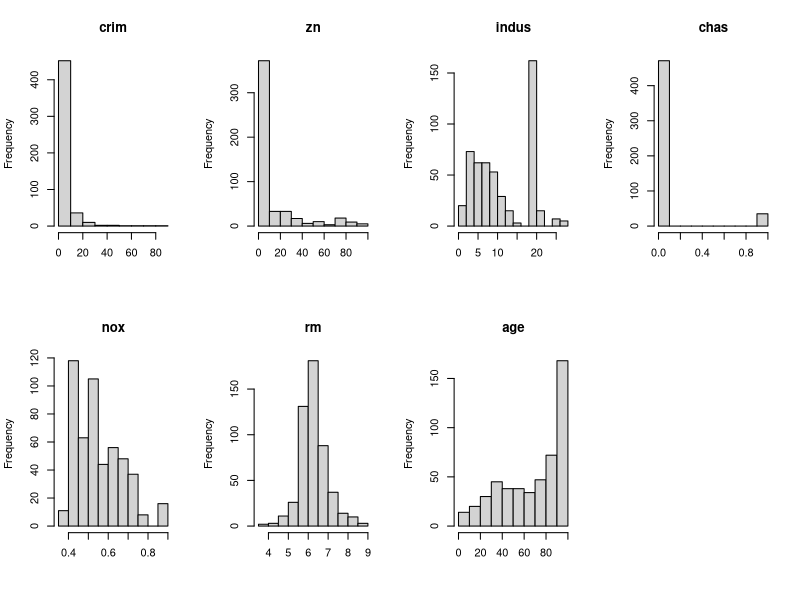
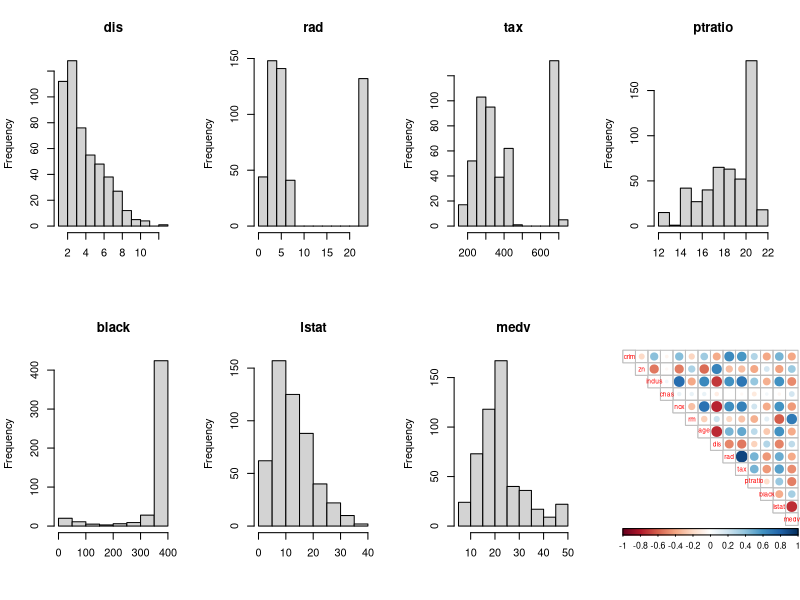
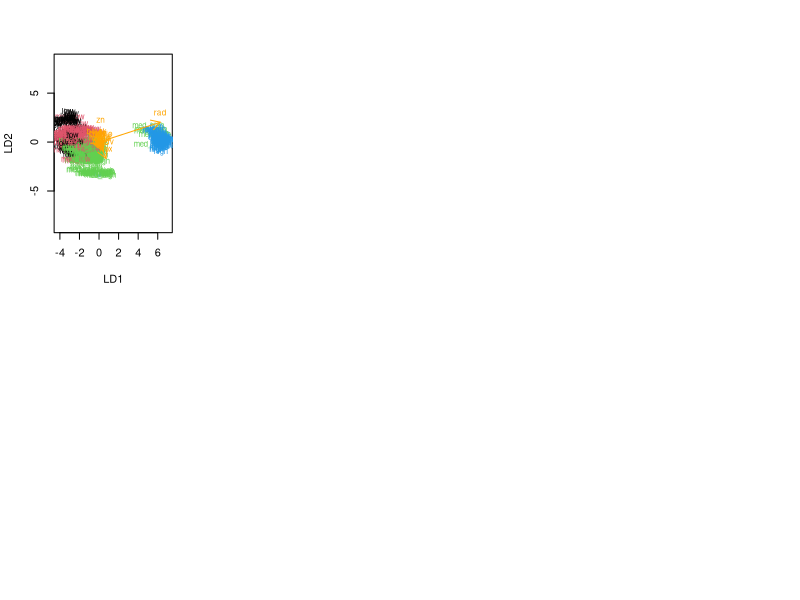
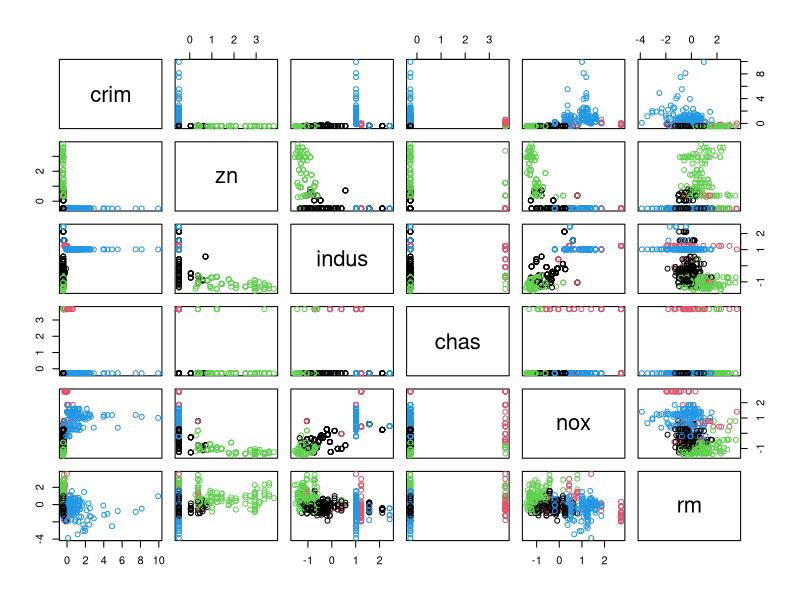
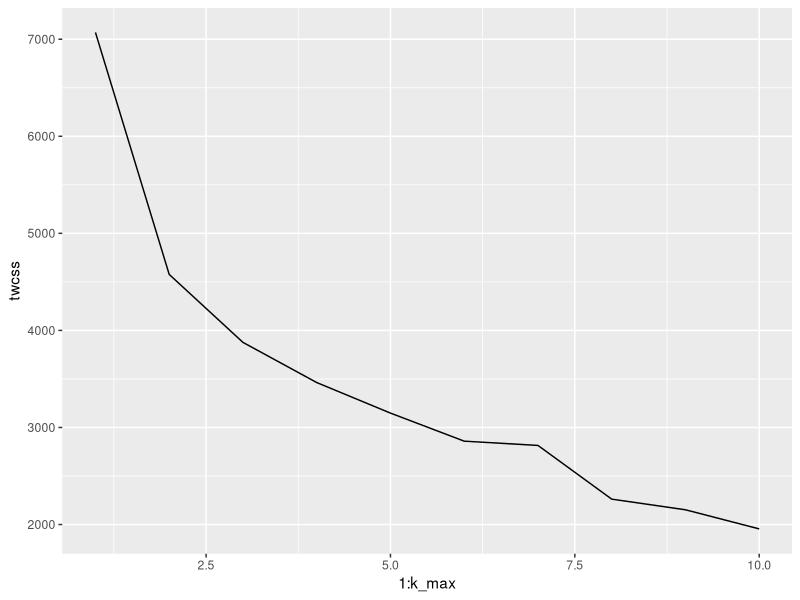
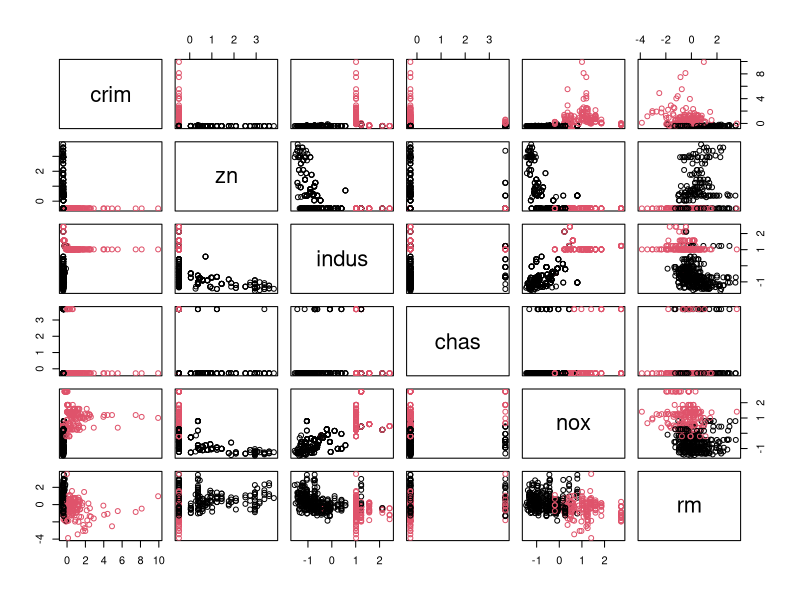
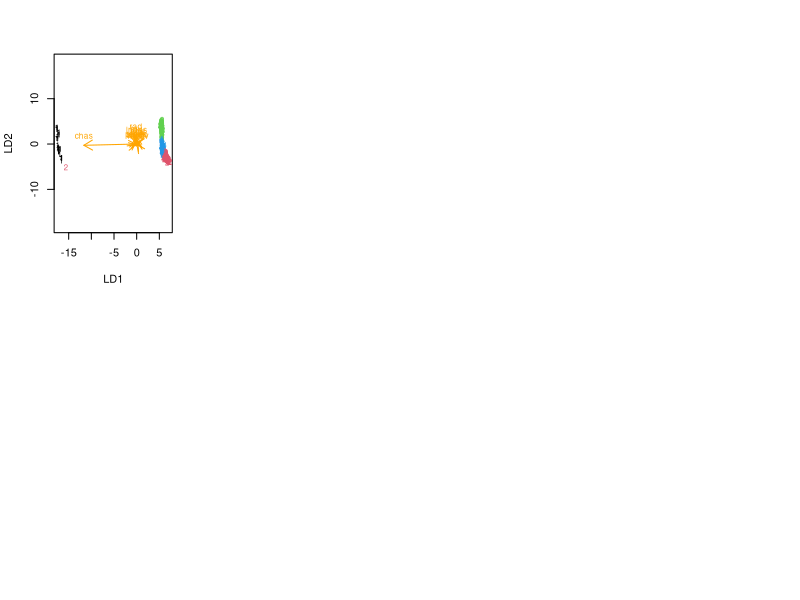

These figures' R source, in order:
## ---- chunk 1
date()
## ---- chunk 2
library(MASS)
data("Boston")
str(Boston)
summary(Boston)
## ---- chunk 3
library(corrplot)
library(tidyr)
library(MASS)
data("Boston")
par(mfrow = c(2,4))
hist(Boston$crim, main="crim", xlab="")
hist(Boston$zn, main="zn", xlab="")
hist(Boston$indus, main="indus", xlab="")
hist(Boston$chas, main="chas", xlab="")
hist(Boston$nox, main="nox", xlab="")
hist(Boston$rm, main="rm", xlab="")
hist(Boston$age, main="age", xlab="")
## ---- chunk 4
library(corrplot)
library(tidyr)
library(MASS)
data("Boston")
par(mfrow = c(2,4))
hist(Boston$dis, main="dis", xlab="")
hist(Boston$rad, main="rad", xlab="")
hist(Boston$tax, main="tax", xlab="")
hist(Boston$ptratio, main="ptratio", xlab="")
hist(Boston$black, main="black", xlab="")
hist(Boston$lstat, main="lstat", xlab="")
hist(Boston$medv, main="medv", xlab="")
## ---- chunk 5
library(corrplot)
library(tidyr)
library(MASS)
data("Boston")
cor_matrix<-cor(Boston) %>% round(digits = 2)
cor_matrix
corrplot(cor_matrix, method="circle", type="upper", cl.pos="b", tl.pos="d", tl.cex = 0.6)
## ---- chunk 6
library(MASS)
data("Boston")
boston_scaled <- scale(Boston)
summary(boston_scaled)
## ---- chunk 7
boston_scaled <- as.data.frame(boston_scaled)
bins <- quantile(boston_scaled$crim)
bins
crime <- cut(boston_scaled$crim, breaks = bins, include.lowest = TRUE, labels = c("low", "med_low", "med_high", "high"))
table(crime)
boston_scaled <- dplyr::select(boston_scaled, -crim)
boston_scaled <- data.frame(boston_scaled, crime)
## ---- chunk 8
n <- nrow(boston_scaled)
ind <- sample(n,  size = n * 0.8)
train <- boston_scaled[ind,]
test <- boston_scaled[-ind,]
## ---- chunk 9
n <- nrow(boston_scaled)
ind <- sample(n,  size = n * 0.8)
train <- boston_scaled[ind,]
test <- boston_scaled[-ind,]
lda.fit <- lda(crime ~ ., data = train)
lda.fit
lda.arrows <- function(x, myscale = 1, arrow_heads = 0.1, color = "orange", tex = 0.75, choices = c(1,2)){
  heads <- coef(x)
  arrows(x0 = 0, y0 = 0, 
         x1 = myscale * heads[,choices[1]], 
         y1 = myscale * heads[,choices[2]], col=color, length = arrow_heads)
  text(myscale * heads[,choices], labels = row.names(heads), 
       cex = tex, col=color, pos=3)
}
classes <- as.numeric(train$crime)
plot(lda.fit, dimen = 2, col = classes, pch = classes)
lda.arrows(lda.fit, myscale = 2)
## ---- chunk 10
n <- nrow(boston_scaled)
ind <- sample(n,  size = n * 0.8)
train <- boston_scaled[ind,]
test <- boston_scaled[-ind,]
correct_classes <- test$crime
test <- dplyr::select(test, -crime)
lda.pred <- predict(lda.fit, newdata = test)
table(correct = correct_classes, predicted = lda.pred$class)
## ---- chunk 11
library(ggplot2)
library(MASS)
data("Boston")
boston_scaled <- scale(Boston)
boston_scaled <- as.data.frame(boston_scaled)
dist_eu <- dist(boston_scaled)
summary(dist_eu)
dist_man <- dist(boston_scaled, method = 'manhattan')
summary(dist_man)
km <-kmeans(boston_scaled, centers = 4)
pairs(boston_scaled[1:6], col = km$cluster)
set.seed(123)
k_max <- 10
twcss <- sapply(1:k_max, function(k){kmeans(boston_scaled, k)$tot.withinss})
qplot(x = 1:k_max, y = twcss, geom = 'line')
km <-kmeans(boston_scaled, centers = 2)
pairs(boston_scaled[1:6], col = km$cluster)
## ---- chunk 12
library(MASS)
data("Boston")
boston_scaled <- scale(Boston)
boston_scaled <- as.data.frame(boston_scaled)
km <-kmeans(boston_scaled, centers = 4)
lda.fit2 <- lda(km$cluster ~ ., data = boston_scaled)
lda.fit2
lda.arrows <- function(x, myscale = 1, arrow_heads = 0.1, color = "orange", tex = 0.75, choices = c(1,2)){
  heads <- coef(x)
  arrows(x0 = 0, y0 = 0, 
         x1 = myscale * heads[,choices[1]], 
         y1 = myscale * heads[,choices[2]], col=color, length = arrow_heads)
  text(myscale * heads[,choices], labels = row.names(heads), 
       cex = tex, col=color, pos=3)
}
classes <- as.numeric(km$cluster)
plot(lda.fit2, dimen = 2, col = classes, pch = classes)
lda.arrows(lda.fit2, myscale = 2)
